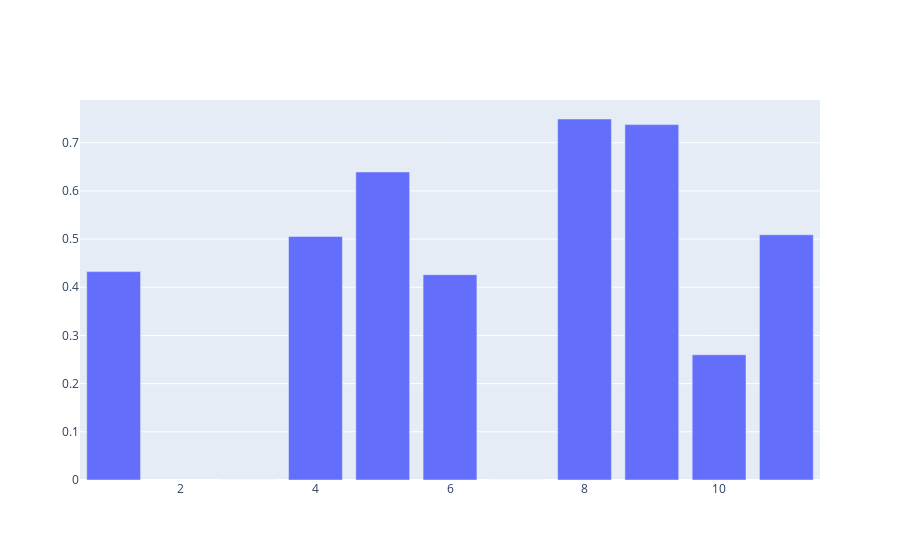

The notebook cell saved with this chart:
### Code cell
offer_df['event_offer received'] = [1 if i > 0 else 0 for i in offer_df['event_offer received']]
offer_agg = offer_df.groupby('offer_id').sum().reset_index()

fig = go.Figure()
fig.add_trace(go.Bar(x=offer_agg['offer_id'], y = offer_agg['reward_viewed_and_used']/offer_agg['event_offer received'], name = 'times_reward_used'))

### Figure 1 — Plotly figure (JSON) as saved in the notebook; plotly's stock layout.template omitted (floating-point values rounded to 4 significant figures)
{"data": [{"name": "times_reward_used", "type": "bar", "x": [1, 3, 4, 5, 6, 7, 8, 9, 10, 11], "y": [0.4325, 0, 0.5056, 0.6393, 0.4261, 0, 0.7493, 0.7376, 0.2598, 0.509]}], "layout": {}}
